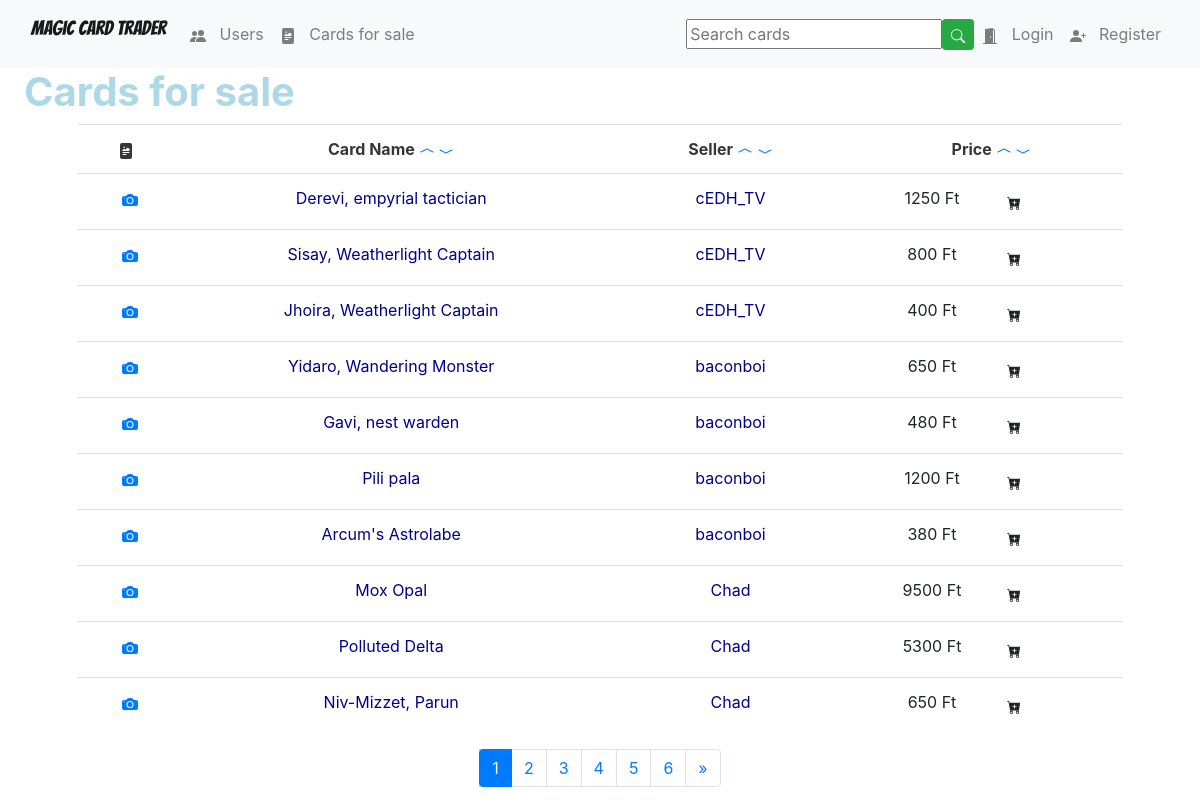
/cards/?order_by=user&direction=desc, run on an earlier commit of the app's database.
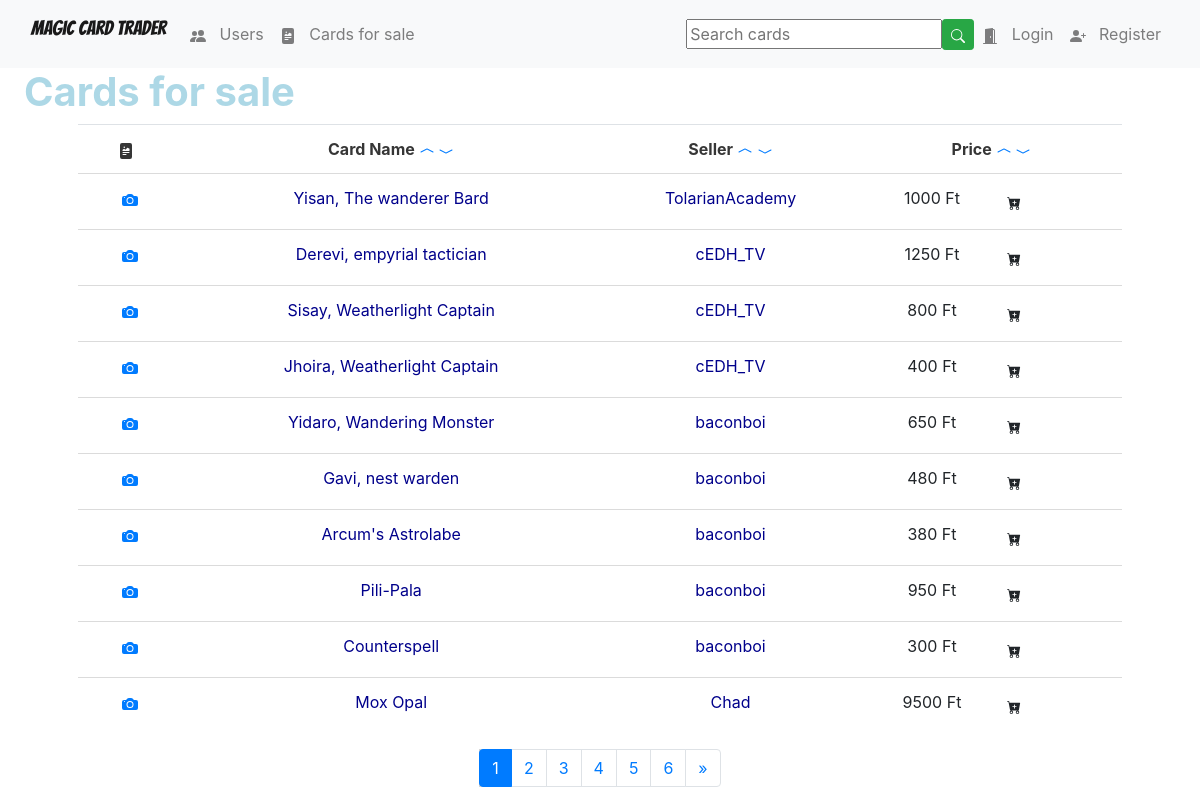
And on a later commit of the database.
### Magic/models.py (models this page shows, shortened)
class Card(models.Model):
    name = models.CharField(max_length = 150)
    set_name = models.CharField(max_length = 150)
    price = models.IntegerField()
    user = models.ForeignKey(User, on_delete=models.CASCADE)
    is_foil = models.BooleanField(default=False)
    is_ordered = models.BooleanField(default=False)
    image_url = models.TextField()

### Magic/views.py (the view)
# urls.py: path('cards/', views.cards, name="cards"),
def cards(request):
    template = loader.get_template('magic/cards.html')
    if request.user.is_authenticated:
        all_cards = Card.objects.filter(is_ordered=False).exclude(user=request.user)
    else:
        all_cards = Card.objects.filter(is_ordered=False)
    order_by = request.GET.get('order_by')
    direction = request.GET.get('direction')
    if direction == 'desc':
        if order_by == 'price':
            all_cards = all_cards.order_by(order_by).reverse()
        else:
            all_cards = all_cards.order_by(Lower(order_by)).reverse()
    elif direction == 'asc':
        if order_by == 'price':
            all_cards = all_cards.order_by(order_by)
        else:
            all_cards = all_cards.order_by(Lower(order_by))
    card_filter = CardFilter(request.GET, queryset=all_cards)
    all_cards = card_filter.qs
    paginator = Paginator(all_cards, 10)
    page = request.GET.get('page', 1)
    try:
        cards = paginator.page(page)
    except PageNotAnInteger:
        cards = paginator.page(1)
    except EmptyPage:
        cards = paginator.page(paginator.num_pages)
    context = {
        'all_cards': all_cards,
        'cards': cards,
        'nbar':'cards',
        'order_by': order_by,
        'direction': direction,
        'card_filter': card_filter,
    }
    return HttpResponse(template.render(context, request))

### Magic/templates/magic/cards.html (shortened to what the changed rows need)
{% extends 'magic/base.html' %}
{% block body %}
    {% if all_cards %}
        <h1 class="basic-text cards-header ml-4">Cards for sale</h1>
        <div class="mr-6 ml-6" style="padding-right: 30px; padding-left: 30px;">
            <table class="table is-hoverable is-stripped center" style="max-width: 1500px; align-self: center; margin-left: auto; margin-right: auto;">
                <tr>
                    <th><span class="glyphicon glyphicon-king" aria-hidden="true">
                </span>&nbsp;
            </span></th>
                <th>Card Name
                    <a href="?order_by=name&direction=asc">
                        <span class="bi bi-chevron-up">
                            <svg width="1em" height="1em" viewBox="0 0 16 16" class="bi bi-chevron-compact-up" fill="currentColor" xmlns="http://www.w3.org/2000/svg">
                                <path fill-rule="evenodd" d="M7.776 5.553a.5.5 0 0 1 .448 0l6 3a.5.5 0 1 1-.448.894L8 6.56 2.224 9.447a.5.5 0 1 1-.448-.894l6-3z"/>
                            </svg>
                        </span>
                    </a>
                    <a href="?order_by=name&direction=desc">
                        <span class="glyphicon glyphicon-chevron-down">
                            <svg width="1em" height="1em" viewBox="0 0 16 16" class="bi bi-chevron-compact-down" fill="currentColor" xmlns="http://www.w3.org/2000/svg">
                                <path fill-rule="evenodd" d="M1.553 6.776a.5.5 0 0 1 .67-.223L8 9.44l5.776-2.888a.5.5 0 1 1 .448.894l-6 3a.5.5 0 0 1-.448 0l-6-3a.5.5 0 0 1-.223-.67z"/>
                            </svg>
                        </span>
                    </a>
                </th>
                <th>Seller
                    <a href="?order_by=user&direction=desc">
                        <span class="glyphicon glyphicon-chevron-up">
                            <svg width="1em" height="1em" viewBox="0 0 16 16" class="bi bi-chevron-compact-up" fill="currentColor" xmlns="http://www.w3.org/2000/svg">
                                <path fill-rule="evenodd" d="M7.776 5.553a.5.5 0 0 1 .448 0l6 3a.5.5 0 1 1-.448.894L8 6.56 2.224 9.447a.5.5 0 1 1-.448-.894l6-3z"/>
                            </svg>
                        </span>
                    </a>
                    <a href="?order_by=user&direction=asc">
                        <span class="glyphicon glyphicon-chevron-down">
                            <svg width="1em" height="1em" viewBox="0 0 16 16" class="bi bi-chevron-compact-down" fill="currentColor" xmlns="http://www.w3.org/2000/svg">
                                <path fill-rule="evenodd" d="M1.553 6.776a.5.5 0 0 1 .67-.223L8 9.44l5.776-2.888a.5.5 0 1 1 .448.894l-6 3a.5.5 0 0 1-.448 0l-6-3a.5.5 0 0 1-.223-.67z"/>
                            </svg>
                        </span>
                    </a>
                </th>
                <th>Price
                    <a href="?order_by=price&direction=asc">
                        <span class="glyphicon glyphicon-chevron-up">
                            <svg width="1em" height="1em" viewBox="0 0 16 16" class="bi bi-chevron-compact-up" fill="currentColor" xmlns="http://www.w3.org/2000/svg">
                                <path fill-rule="evenodd" d="M7.776 5.553a.5.5 0 0 1 .448 0l6 3a.5.5 0 1 1-.448.894L8 6.56 2.224 9.447a.5.5 0 1 1-.448-.894l6-3z"/>
                            </svg>
                        </span>
                    </a>
                    <a href="?order_by=price&direction=desc">
                        <span class="glyphicon glyphicon-chevron-down">
                            <svg width="1em" height="1em" viewBox="0 0 16 16" class="bi bi-chevron-compact-down" fill="currentColor" xmlns="http://www.w3.org/2000/svg">
                                <path fill-rule="evenodd" d="M1.553 6.776a.5.5 0 0 1 .67-.223L8 9.44l5.776-2.888a.5.5 0 1 1 .448.894l-6 3a.5.5 0 0 1-.448 0l-6-3a.5.5 0 0 1-.223-.67z"/>
                            </svg>
                        </span>
                    </a>
                </th>
            </tr>
            {% for card in cards %}
            <tr>
                <td class="img-td">
                        <a href="#"
                        onmouseover="document.getElementById('place-holder-{{ forloop.counter }}').src='{{ card.image_url }}';"
                        onmouseout="document.getElementById('place-holder-{{ forloop.counter }}').src='';">
                        <span class="glyphicon glyphicon-camera">
                            </span>
                        </a>
                    </td>
                    <td>
                        <a class="card-td-link" href="{% url 'Magic:card_detail' card.id %}">{{card.name}}</a>
                    </td>
                    <td class="seller-td">
                        <a class="user-td-link" href="{% url 'Magic:user_detail' card.user.id %}">{{card.user}}</a>
                    </td>
                    <td class="price-td">
                        {{card.price}} Ft
                        <a href="{% url 'Magic:add_to_cart' card.id %}" >
                            <button type="submit" class="btn btn-default btn-sm btn-cart">
                                <span class="glyphicon glyphicon-shopping-cart mr-6">
                                </span>
                            </button>
                        </a>
                    </td>
                </tr>
                {% endfor %}
            </table>
        </div>
            <nav aria-label="Page navigation" class="mb-4">
                {% if cards.has_other_pages %}
                <ul class="pagination justify-content-center">
                    {% for i in cards.paginator.page_range %}
                    {% if cards.number == i %}
                    <li class="page-item active" aria-current="page"><span class="page-link">{{ i }} <span class="sr-only">(current)</span></span></li>
                    {% else %}
                    <li class="page-item"><a href="?page={{ i }}&order_by={{ order_by }}&direction={{ direction }}" class="page-link">{{ i }}</a></li>
                        {% endif %}
                    {% endfor %}
                </ul>
            {% endif %}
        </nav>
            {% else %}
            <h3 class="basic-text">No cards available for sale</h3>
    {% endif %}
{% endblock %}

What changed in the data, as far as the page shows it:
removed Card: name "Pili pala", user "baconboi", price "1200"
no longer on this page (row unchanged): Card: name "Polluted Delta", user "Chad", price "5300"
no longer on this page (row unchanged): Card: name "Niv-Mizzet, Parun", user "Chad", price "650"
added Card: name "Yisan, The wanderer Bard", user "TolarianAcademy", price "1000"
added Card: name "Pili-Pala", user "baconboi", price "950"
added Card: name "Counterspell", user "baconboi", price "300"
